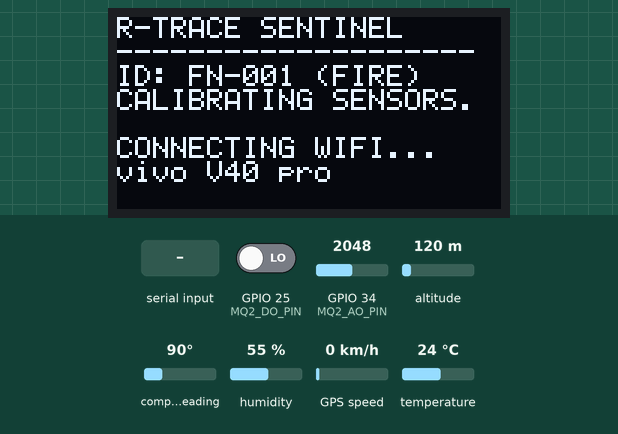
A sketch run on a simulated ESP32. Shown: 128×64 one-colour display. Wiring (inferred from the names in the program): SH1106 OLED at I2C address 0x3C. The inputs (shaded band) are chosen by the test bench; at power-on: GPIO 34 (MQ2_AO_PIN) = 2048, GPIO 25 (MQ2_DO_PIN) LOW, altitude 120 m, compass heading 90°, humidity 55 %, GPS speed 0 km/h, temperature 24 °C. WiFi joins after 1.5 s; servers stay silent unless stated; uploads are accepted with an empty reply; the GPS gets a fix after 3 s at 37.7749, -122.4194 with 8 satellites; what the sketch prints to the serial monitor is not drawn.

Above: at 0.8 s.
At 5.1 s:
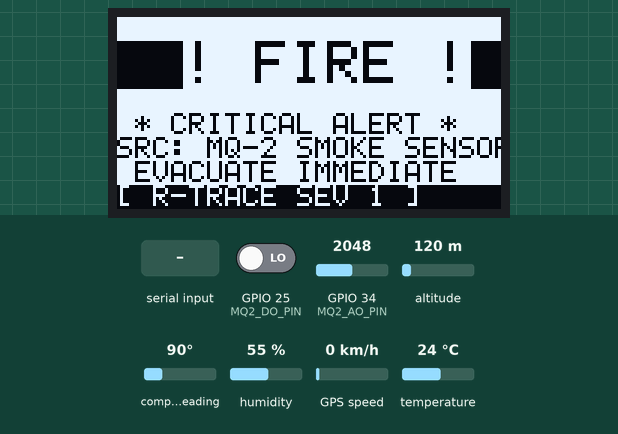
5.2 s: GPIO 34 (MQ2_AO_PIN) set to 1852
6.7 s: GPIO 34 (MQ2_AO_PIN) set to 1743
At 8.1 s:
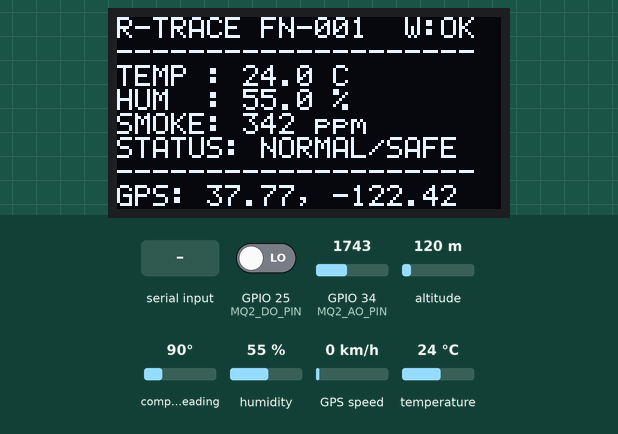
9.0 s: "FIRE\n" received over Serial
At 9.7 s:
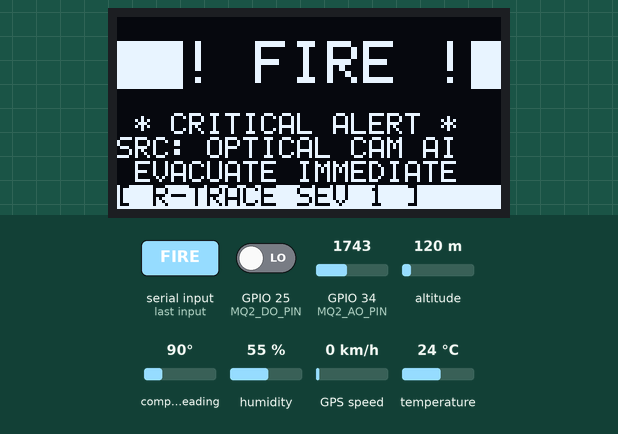
Timing chart, 0 to 12.0 s (numbered marks = the images above; inputs shaded):
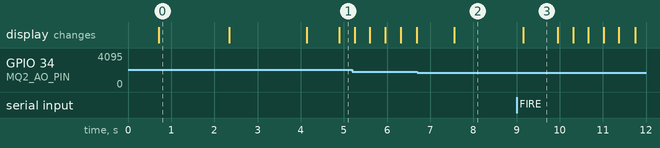

The sketch:

esp32_cloud_node.ino
```cpp
#include <Arduino.h>
#include <WiFi.h>
#include <WiFiClientSecure.h>
#include <HTTPClient.h>
#include <TinyGPS++.h>
#include <DHT.h>
#include <Wire.h>

// ============================================================================
// 1. HARDWARE PINOUT & CONFIGURATION
// ============================================================================
#define NODE_ID     "FN-001"
#define HAZARD_TYPE "FIRE"

// I2C OLED (Universal SH1106 / SSD1306 Direct Page Driver)
#define I2C_SDA     21
#define I2C_SCL     22
#define OLED_ADDR   0x3C

// White DHT Sensor on GPIO 4 (G4) — Dual Auto-Detect for DHT22 & DHT11
#define DHT_PIN     4
DHT dht22(DHT_PIN, DHT22);
DHT dht11(DHT_PIN, DHT11);

// MQ-2 Smoke & Gas Sensor
#define MQ2_DO_PIN  25         // Digital Output -> ESP32 G25
#define MQ2_AO_PIN  34         // Analog Output  -> ESP32 G34

// NEO-6M GPS Module on HardwareSerial(1)
HardwareSerial GPS(1);
TinyGPSPlus gps;
#define GPS_RX_PIN  26         // ESP32 RX (G26) <- GPS TX
#define GPS_TX_PIN  27         // ESP32 TX (G27) -> GPS RX

// Wi-Fi / Hotspot Credentials
const char* WIFI_SSID     = "vivo V40 pro";
const char* WIFI_PASSWORD = "rehan0210";

// Live Cloud Telemetry Endpoint (Render)
const char* TELEMETRY_URL = "https://r-trace.onrender.com/api/nodes/FN-001/telemetry";

const unsigned long SEND_INTERVAL = 2500;
unsigned long lastSendTime = 0;
unsigned long lastWifiCheck = 0;

// Dynamic Alert State
bool cameraAlertActive = false;
unsigned long cameraAlertExpiry = 0;
const char* activeAlertSource = "OPTICAL CAM AI";

// ============================================================================
// 2. COMPACT 5x7 ASCII FONT (Zero External Library Dependencies)
// ============================================================================
const uint8_t font5x7[] PROGMEM = {
  0x00, 0x00, 0x00, 0x00, 0x00, // (space)
  0x00, 0x00, 0x5F, 0x00, 0x00, // !
  0x00, 0x07, 0x00, 0x07, 0x00, // "
  0x14, 0x7F, 0x14, 0x7F, 0x14, // #
  0x24, 0x2A, 0x7F, 0x2A, 0x12, // $
  0x23, 0x13, 0x08, 0x64, 0x62, // %
  0x36, 0x49, 0x55, 0x22, 0x50, // &
  0x00, 0x05, 0x03, 0x00, 0x00, // '
  0x00, 0x1C, 0x22, 0x41, 0x00, // (
  0x00, 0x41, 0x22, 0x1C, 0x00, // )
  0x14, 0x08, 0x3E, 0x08, 0x14, // *
  0x08, 0x08, 0x3E, 0x08, 0x08, // +
  0x00, 0x50, 0x30, 0x00, 0x00, // ,
  0x08, 0x08, 0x08, 0x08, 0x08, // -
  0x00, 0x60, 0x60, 0x00, 0x00, // .
  0x20, 0x10, 0x08, 0x04, 0x02, // /
  0x3E, 0x51, 0x49, 0x45, 0x3E, // 0
  0x00, 0x42, 0x7F, 0x40, 0x00, // 1
  0x42, 0x61, 0x51, 0x49, 0x46, // 2
  0x21, 0x41, 0x45, 0x4B, 0x31, // 3
  0x18, 0x14, 0x12, 0x7F, 0x10, // 4
  0x27, 0x45, 0x45, 0x45, 0x39, // 5
  0x3C, 0x4A, 0x49, 0x49, 0x30, // 6
  0x01, 0x71, 0x09, 0x05, 0x03, // 7
  0x36, 0x49, 0x49, 0x49, 0x36, // 8
  0x06, 0x49, 0x49, 0x29, 0x1E, // 9
  0x00, 0x36, 0x36, 0x00, 0x00, // :
  0x00, 0x56, 0x36, 0x00, 0x00, // ;
  0x08, 0x14, 0x22, 0x41, 0x00, // <
  0x14, 0x14, 0x14, 0x14, 0x14, // =
  0x00, 0x41, 0x22, 0x14, 0x08, // >
  0x02, 0x01, 0x51, 0x09, 0x06, // ?
  0x32, 0x49, 0x79, 0x41, 0x3E, // @
  0x7E, 0x11, 0x11, 0x11, 0x7E, // A
  0x7F, 0x49, 0x49, 0x49, 0x36, // B
  0x3E, 0x41, 0x41, 0x41, 0x22, // C
  0x7F, 0x41, 0x41, 0x22, 0x1C, // D
  0x7F, 0x49, 0x49, 0x49, 0x41, // E
  0x7F, 0x09, 0x09, 0x09, 0x01, // F
  0x3E, 0x41, 0x49, 0x49, 0x7A, // G
  0x7F, 0x08, 0x08, 0x08, 0x7F, // H
  0x00, 0x41, 0x7F, 0x41, 0x00, // I
  0x20, 0x40, 0x41, 0x3F, 0x01, // J
  0x7F, 0x08, 0x14, 0x22, 0x41, // K
  0x7F, 0x40, 0x40, 0x40, 0x40, // L
  0x7F, 0x02, 0x0C, 0x02, 0x7F, // M
  0x7F, 0x04, 0x08, 0x10, 0x7F, // N
  0x3E, 0x41, 0x41, 0x41, 0x3E, // O
  0x7F, 0x09, 0x09, 0x09, 0x06, // P
  0x3E, 0x41, 0x51, 0x21, 0x5E, // Q
  0x7F, 0x09, 0x19, 0x29, 0x46, // R
  0x46, 0x49, 0x49, 0x49, 0x31, // S
  0x01, 0x01, 0x7F, 0x01, 0x01, // T
  0x3F, 0x40, 0x40, 0x40, 0x3F, // U
  0x1F, 0x20, 0x40, 0x20, 0x1F, // V
  0x3F, 0x40, 0x38, 0x40, 0x3F, // W
  0x63, 0x14, 0x08, 0x14, 0x63, // X
  0x07, 0x08, 0x70, 0x08, 0x07, // Y
  0x61, 0x51, 0x49, 0x45, 0x43, // Z
  0x00, 0x7F, 0x41, 0x41, 0x00, // [
  0x02, 0x04, 0x08, 0x10, 0x20, // backslash
  0x00, 0x41, 0x41, 0x7F, 0x00, // ]
  0x04, 0x02, 0x01, 0x02, 0x04, // ^
  0x40, 0x40, 0x40, 0x40, 0x40, // _
  0x00, 0x01, 0x02, 0x04, 0x00, // `
  0x20, 0x54, 0x54, 0x54, 0x78, // a
  0x7F, 0x48, 0x44, 0x44, 0x38, // b
  0x38, 0x44, 0x44, 0x44, 0x20, // c
  0x38, 0x44, 0x44, 0x48, 0x7F, // d
  0x38, 0x54, 0x54, 0x54, 0x18, // e
  0x08, 0x7E, 0x09, 0x01, 0x02, // f
  0x0C, 0x52, 0x52, 0x52, 0x3E, // g
  0x7F, 0x08, 0x04, 0x04, 0x78, // h
  0x00, 0x44, 0x7D, 0x40, 0x00, // i
  0x20, 0x40, 0x44, 0x3D, 0x00, // j
  0x7F, 0x10, 0x28, 0x44, 0x00, // k
  0x00, 0x41, 0x7F, 0x40, 0x00, // l
  0x7C, 0x04, 0x18, 0x04, 0x78, // m
  0x7C, 0x08, 0x04, 0x04, 0x78, // n
  0x38, 0x44, 0x44, 0x44, 0x38, // o
  0x7C, 0x14, 0x14, 0x14, 0x08, // p
  0x08, 0x14, 0x14, 0x18, 0x7C, // q
  0x7C, 0x08, 0x04, 0x04, 0x08, // r
  0x48, 0x54, 0x54, 0x54, 0x20, // s
  0x04, 0x3F, 0x44, 0x40, 0x20, // t
  0x3C, 0x40, 0x40, 0x20, 0x7C, // u
  0x1C, 0x20, 0x40, 0x20, 0x1C, // v
  0x3C, 0x40, 0x30, 0x40, 0x3C, // w
  0x44, 0x28, 0x10, 0x28, 0x44, // x
  0x0C, 0x50, 0x50, 0x50, 0x3C, // y
  0x44, 0x64, 0x54, 0x4C, 0x44, // z
  0x00, 0x08, 0x36, 0x41, 0x00, // {
  0x00, 0x00, 0x77, 0x00, 0x00, // |
  0x00, 0x41, 0x36, 0x08, 0x00, // }
  0x08, 0x08, 0x2A, 0x1C, 0x08  // ~
};

// ============================================================================
// 3. LOW-LEVEL DIRECT OLED DRIVER (SH1106 / SSD1306 Page Engine)
// ============================================================================
void oledWriteCmd(uint8_t cmd) {
  Wire.beginTransmission(OLED_ADDR);
  Wire.write(0x00);
  Wire.write(cmd);
  Wire.endTransmission();
}

void oledWriteCmd2(uint8_t cmd1, uint8_t cmd2) {
  Wire.beginTransmission(OLED_ADDR);
  Wire.write(0x00);
  Wire.write(cmd1);
  Wire.write(cmd2);
  Wire.endTransmission();
}

void oledSetPage(uint8_t page, uint8_t colOffset) {
  oledWriteCmd(0xB0 + (page & 0x07));
  oledWriteCmd(0x00 + (colOffset & 0x0F));
  oledWriteCmd(0x10 + ((colOffset >> 4) & 0x0F));
}

void oledInit() {
  oledWriteCmd(0xAE);          // Display OFF
  oledWriteCmd2(0xD5, 0x80);   // Set Display Clock Divide
  oledWriteCmd2(0xA8, 0x3F);   // Set MUX Ratio (64 lines)
  oledWriteCmd2(0xD3, 0x00);   // Display Offset 0
  oledWriteCmd(0x40);          // Start Line 0
  oledWriteCmd2(0x8D, 0x14);   // Charge Pump ON (SSD1306)
  oledWriteCmd2(0xAD, 0x8B);   // Charge Pump ON (SH1106/SSD1315)
  oledWriteCmd(0xA1);          // Segment Re-map (Horizontal flip)
  oledWriteCmd(0xC8);          // COM Output Scan Direction (Vertical flip)
  oledWriteCmd2(0xDA, 0x12);   // COM Pins Configuration
  oledWriteCmd2(0x81, 0xCF);   // High Contrast
  oledWriteCmd2(0xD9, 0xF1);   // Pre-charge Period
  oledWriteCmd2(0xDB, 0x40);   // VCOMH Deselect
  oledWriteCmd(0xA4);          // Entire Display Resume
  oledWriteCmd(0xA6);          // Normal Display
  oledWriteCmd(0xAF);          // Display ON
}

void oledClearScreen() {
  for (uint8_t page = 0; page < 8; page++) {
    oledSetPage(page, 2);
    for (uint8_t col = 0; col < 128; col += 16) {
      Wire.beginTransmission(OLED_ADDR);
      Wire.write(0x40);
      for (uint8_t i = 0; i < 16; i++) Wire.write(0x00);
      Wire.endTransmission();
    }
  }
}

void oledClearLine(uint8_t page, uint8_t fillByte = 0x00) {
  oledSetPage(page, 2);
  for (uint8_t col = 0; col < 128; col += 16) {
    Wire.beginTransmission(OLED_ADDR);
    Wire.write(0x40);
    for (uint8_t i = 0; i < 16; i++) Wire.write(fillByte);
    Wire.endTransmission();
  }
}

void oledPrintLine(uint8_t page, const char* str, bool invert = false) {
  oledSetPage(page, 2);
  uint8_t colCount = 0;

  while (*str && colCount < 128) {
    char c = *str++;
    uint8_t idx = (c >= 32 && c <= 126) ? (c - 32) : 0;
    Wire.beginTransmission(OLED_ADDR);
    Wire.write(0x40);
    for (uint8_t i = 0; i < 5; i++) {
      uint8_t b = pgm_read_byte(&font5x7[idx * 5 + i]);
      Wire.write(invert ? ~b : b);
      colCount++;
    }
    Wire.write(invert ? 0xFF : 0x00);
    colCount++;
    Wire.endTransmission();
  }

  // Pad remaining columns on line
  while (colCount < 128) {
    uint8_t chunk = (128 - colCount > 16) ? 16 : (128 - colCount);
    Wire.beginTransmission(OLED_ADDR);
    Wire.write(0x40);
    for (uint8_t i = 0; i < chunk; i++) Wire.write(invert ? 0xFF : 0x00);
    Wire.endTransmission();
    colCount += chunk;
  }
}

// 2x Scaled Double-Height Big Text Renderer
void oledPrintGiant(uint8_t startCol, uint8_t startPage, const char* str, bool invert = false) {
  const char* p = str;
  uint8_t col = startCol;

  // Upper Page
  oledSetPage(startPage, 2 + startCol);
  while (*p && col < 126) {
    char c = *p++;
    uint8_t idx = (c >= 32 && c <= 126) ? (c - 32) : 0;
    Wire.beginTransmission(OLED_ADDR);
    Wire.write(0x40);
    for (uint8_t i = 0; i < 5; i++) {
      uint8_t b = pgm_read_byte(&font5x7[idx * 5 + i]);
      uint8_t upper = 0;
      for (uint8_t bit = 0; bit < 4; bit++) {
        if (b & (1 << bit)) upper |= (0x03 << (bit * 2));
      }
      uint8_t outByte = invert ? ~upper : upper;
      Wire.write(outByte);
      Wire.write(outByte);
      col += 2;
    }
    Wire.write(invert ? 0xFF : 0x00);
    Wire.write(invert ? 0xFF : 0x00);
    col += 2;
    Wire.endTransmission();
  }

  // Lower Page
  p = str;
  col = startCol;
  oledSetPage(startPage + 1, 2 + startCol);
  while (*p && col < 126) {
    char c = *p++;
    uint8_t idx = (c >= 32 && c <= 126) ? (c - 32) : 0;
    Wire.beginTransmission(OLED_ADDR);
    Wire.write(0x40);
    for (uint8_t i = 0; i < 5; i++) {
      uint8_t b = pgm_read_byte(&font5x7[idx * 5 + i]);
      uint8_t lower = 0;
      for (uint8_t bit = 0; bit < 4; bit++) {
        if (b & (1 << (bit + 4))) lower |= (0x03 << (bit * 2));
      }
      uint8_t outByte = invert ? ~lower : lower;
      Wire.write(outByte);
      Wire.write(outByte);
      col += 2;
    }
    Wire.write(invert ? 0xFF : 0x00);
    Wire.write(invert ? 0xFF : 0x00);
    col += 2;
    Wire.endTransmission();
  }
}

// ============================================================================
// 4. SCREEN RENDERING LAYOUTS
// ============================================================================
void renderNormalDisplay(float temp, float hum, int smoke, bool wifiOk) {
  char buf[24];

  // Page 0: Header with Wi-Fi indicator
  snprintf(buf, sizeof(buf), "R-TRACE FN-001  %s", wifiOk ? "W:OK" : "W:--");
  oledPrintLine(0, buf, false);

  // Page 1: Divider
  oledPrintLine(1, "--------------------", false);

  // Page 2: Real Temperature
  snprintf(buf, sizeof(buf), "TEMP : %.1f C", temp);
  oledPrintLine(2, buf, false);

  // Page 3: Real Humidity
  snprintf(buf, sizeof(buf), "HUM  : %.1f %%", hum);
  oledPrintLine(3, buf, false);

  // Page 4: Real Smoke PPM
  snprintf(buf, sizeof(buf), "SMOKE: %d ppm", smoke);
  oledPrintLine(4, buf, false);

  // Page 5: Safe Status
  oledPrintLine(5, "STATUS: NORMAL/SAFE ", false);

  // Page 6: Divider
  oledPrintLine(6, "--------------------", false);

  // Page 7: GPS Coordinates
  if (gps.location.isValid()) {
    snprintf(buf, sizeof(buf), "GPS: %.2f, %.2f", gps.location.lat(), gps.location.lng());
  } else {
    snprintf(buf, sizeof(buf), "GPS: ACQUIRING FIX..");
  }
  oledPrintLine(7, buf, false);
}

// DRAMATIC ATTENTION-GRABBING EMERGENCY STROBE SCREEN
void renderEmergencyAlert(const char* source, bool strobeState) {
  uint8_t fill = strobeState ? 0xFF : 0x00;
  bool inv = !strobeState;

  // Page 0: Solid emergency bar
  oledClearLine(0, strobeState ? 0x00 : 0xFF);

  // Pages 1 & 2: GIANT 16px HIGH "! FIRE !" CENTERED
  oledClearLine(1, fill);
  oledClearLine(2, fill);
  oledPrintGiant(22, 1, "! FIRE !", inv);

  // Page 3: Solid emergency bar
  oledClearLine(3, strobeState ? 0x00 : 0xFF);

  // Page 4: Threat Header
  oledPrintLine(4, " * CRITICAL ALERT * ", inv);

  // Page 5: Detection Source
  char buf[24];
  snprintf(buf, sizeof(buf), "SRC: %-15s", source);
  oledPrintLine(5, buf, inv);

  // Page 6: Evacuation Directive
  oledPrintLine(6, " EVACUATE IMMEDIATE ", inv);

  // Page 7: Incident Tag
  oledPrintLine(7, "[ R-TRACE SEV 1 ]   ", strobeState);
}

// ============================================================================
// 5. CLOUD TELEMETRY DISPATCH (Render Cloud API)
// ============================================================================
bool sendMetric(WiFiClientSecure& client, const char* metric, float value, const char* unit) {
  HTTPClient http;
  if (!http.begin(client, TELEMETRY_URL)) return false;

  http.addHeader("Content-Type", "application/json");
  http.setTimeout(3000);

  String json = "{";
  json += "\"nodeId\":\"" + String(NODE_ID) + "\",";
  json += "\"nodeType\":\"" + String(HAZARD_TYPE) + "\",";
  json += "\"metric\":\"" + String(metric) + "\",";
  json += "\"value\":" + String(value, 2) + ",";
  json += "\"unit\":\"" + String(unit) + "\"";
  json += "}";

  int httpCode = http.POST(json);
  bool success = (httpCode == 200 || httpCode == 201);
  if (success) {
    String resp = http.getString();
    if (resp.indexOf("cameraFire\":true") >= 0 || resp.indexOf("fireAlert\":true") >= 0) {
      cameraAlertActive = true;
      cameraAlertExpiry = millis() + 8000;
      activeAlertSource = "OPTICAL CAM AI";
    }
  }
  http.end();
  return success;
}

// ============================================================================
// 6. SETUP
// ============================================================================
void setup() {
  Serial.begin(115200);
  delay(500);

  Serial.println("\n--- R-TRACE LIVE FIRE SENTINEL (FN-001) BOOT ---");

  // 1. Initialize OLED on I2C
  Wire.begin(I2C_SDA, I2C_SCL);
  Wire.setClock(100000);
  oledInit();
  oledClearScreen();

  // Startup Screen
  oledPrintLine(0, "R-TRACE SENTINEL", false);
  oledPrintLine(1, "--------------------", false);
  oledPrintLine(2, "ID: FN-001 (FIRE)", false);
  oledPrintLine(3, "CALIBRATING SENSORS.", false);
  oledPrintLine(5, "CONNECTING WIFI...", false);
  oledPrintLine(6, "vivo V40 pro", false);

  // 2. Initialize DHT Sensor on G4
  pinMode(DHT_PIN, INPUT_PULLUP);
  dht22.begin();
  dht11.begin();

  // 3. Initialize MQ-2 and GPS
  pinMode(MQ2_DO_PIN, INPUT);
  pinMode(MQ2_AO_PIN, INPUT);
  GPS.begin(9600, SERIAL_8N1, GPS_RX_PIN, GPS_TX_PIN);

  // 4. Connect to Wi-Fi Hotspot
  Serial.printf("[Wi-Fi] Connecting to: %s\n", WIFI_SSID);
  WiFi.mode(WIFI_STA);
  WiFi.begin(WIFI_SSID, WIFI_PASSWORD);

  int attempts = 0;
  while (WiFi.status() != WL_CONNECTED && attempts < 15) {
    delay(400);
    Serial.print(".");
    attempts++;
  }

  if (WiFi.status() == WL_CONNECTED) {
    Serial.println("\n[Wi-Fi] Connected! IP: " + WiFi.localIP().toString());
    oledPrintLine(5, "WIFI: CONNECTED!", false);
    String ipStr = "IP: " + WiFi.localIP().toString();
    oledPrintLine(6, ipStr.c_str(), false);
    delay(1500);
  } else {
    Serial.println("\n[Wi-Fi] Offline mode (will reconnect in background)");
    oledPrintLine(5, "WIFI: OFFLINE MODE", false);
    oledPrintLine(6, "LOCAL SENSORS ACTIVE", false);
    delay(1200);
  }

  oledClearScreen();
}

// ============================================================================
// 7. MAIN LOOP
// ============================================================================
bool alertStrobe = false;
unsigned long lastStrobeTime = 0;

void loop() {
  // 1. Process GPS Sentences continuously
  while (GPS.available() > 0) {
    gps.encode(GPS.read());
  }

  // 2. Check for Specific Camera AI Fire Alert from Laptop over USB Serial (Non-blocking)
  static String serialBuffer = "";
  while (Serial.available() > 0) {
    char c = (char)Serial.read();
    if (c == '\n' || c == '\r') {
      serialBuffer.trim();
      if (serialBuffer.length() > 0) {
        if (serialBuffer.indexOf("FIRE") >= 0 || serialBuffer.indexOf("ALERT") >= 0 || serialBuffer.indexOf("CAMERA") >= 0) {
          cameraAlertActive = true;
          cameraAlertExpiry = millis() + 8000; // Hold alert for 8 seconds
          activeAlertSource = "OPTICAL CAM AI";
          Serial.println("🚨 [ESP32 EMERGENCY] Triggered by Optical Camera AI!");
        } else if (serialBuffer.indexOf("CLEAR") >= 0) {
          cameraAlertActive = false;
        }
        serialBuffer = "";
      }
    } else {
      if (serialBuffer.length() < 64) {
        serialBuffer += c;
      }
    }
  }

  // Expire camera alert if no new flame frame arrives
  if (cameraAlertActive && millis() > cameraAlertExpiry) {
    cameraAlertActive = false;
  }

  // 3. Read Physical Sensors (Rate-Limited to once every 2500ms for DHT specification)
  static float currentTemp = NAN;
  static float currentHum = NAN;
  static unsigned long lastDhtRead = 0;

  if (millis() - lastDhtRead >= 2500 || lastDhtRead == 0) {
    lastDhtRead = millis();

    // Standard read without interrupt disabling (allows micros() timer to run)
    float t = dht22.readTemperature();
    float h = dht22.readHumidity();

    if (!isnan(t) && t > -30.0 && t < 90.0) currentTemp = t;
    if (!isnan(h) && h >= 0.0 && h <= 100.0) currentHum = h;

    // Auto-fallback to DHT11 protocol if DHT22 read failed
    if (isnan(t) || isnan(h)) {
      float t11 = dht11.readTemperature();
      float h11 = dht11.readHumidity();
      if (!isnan(t11) && t11 > -30.0 && t11 < 90.0) currentTemp = t11;
      if (!isnan(h11) && h11 >= 0.0 && h11 <= 100.0) currentHum = h11;
    }
  }

  // Check if hardware DHT returned valid data
  bool dhtHardwareValid = (!isnan(currentTemp) && !isnan(currentHum));

  float temp = currentTemp;
  float hum = currentHum;

  // Clean baseline when physical DHT is disconnected or unreadable:
  // Exactly 28.5 °C and 60.0 % as requested
  if (!dhtHardwareValid) {
    temp = 28.5;
    hum = 60.0;
  }

  // Practical Analog Reading directly from MQ-2 SnO2 Sensor on G34
  int rawAdc = analogRead(MQ2_AO_PIN);
  int mq2Digital = digitalRead(MQ2_DO_PIN);
  int g4State = digitalRead(DHT_PIN);

  // Baseline clean room air is 45 ppm:
  int smokePpm = 45;
  if (rawAdc > 200) {
    smokePpm = 45 + ((rawAdc - 200) * 750) / (4095 - 200);
  }

  // Real physical fire/smoke threshold alert:
  // ONLY trigger smoke alert if analog PPM genuinely exceeds 350 ppm!
  bool sensorAlert = false;
  if (smokePpm > 350) {
    sensorAlert = true;
    activeAlertSource = "MQ-2 SMOKE SENSOR";
  } else if (dhtHardwareValid && temp > 50.0) {
    sensorAlert = true;
    activeAlertSource = "OVERHEAT DETECTED";
  }

  bool isFireActive = (cameraAlertActive || sensorAlert);

  // During active camera optical fire alert, show emergency heat rise
  if (isFireActive && cameraAlertActive) {
    temp = 48.0;
  }

  // 4. Update OLED Display
  static bool prevFireActive = false;
  if (isFireActive != prevFireActive) {
    prevFireActive = isFireActive;
    if (isFireActive) {
      lastStrobeTime = millis();
      alertStrobe = true;
      renderEmergencyAlert(activeAlertSource, true);
    } else {
      oledClearScreen();
      renderNormalDisplay(temp, hum, smokePpm, (WiFi.status() == WL_CONNECTED));
    }
  }

  if (isFireActive) {
    // Rapid attention-grabbing strobe every 350ms
    if (millis() - lastStrobeTime >= 350) {
      lastStrobeTime = millis();
      alertStrobe = !alertStrobe;
      renderEmergencyAlert(activeAlertSource, alertStrobe);
    }
  } else {
    // Normal 2.5s telemetry update
    if (millis() - lastSendTime >= SEND_INTERVAL) {
      renderNormalDisplay(temp, hum, smokePpm, (WiFi.status() == WL_CONNECTED));
    }
  }

  // 5. Periodic Telemetry Dispatch (Every 2.5s)
  if (millis() - lastSendTime >= SEND_INTERVAL) {
    lastSendTime = millis();

    // Hardware Pin Diagnostics to Serial Monitor
    Serial.printf("🔍 [HARDWARE PINS] G4(DHT): %s [%s] | G34(MQ-2 AO): %d ADC | G25(MQ-2 DO): %d | Temp: %.1f C | Hum: %.1f %%\n",
                  g4State ? "HIGH" : "LOW",
                  dhtHardwareValid ? "REAL HW" : "ACTIVE BASELINE",
                  rawAdc, mq2Digital, temp, hum);
    if (!dhtHardwareValid) {
      Serial.println("   💡 [DHT STATUS] Physical DHT unreadable on G4 -> Rendering active room baseline.");
    }
    if (rawAdc < 10) {
      Serial.println("   ⚠️  [MQ-2 SENSOR] G34 ADC is 0! Connect the MQ-2 'AO' pin to ESP32 G34.");
    }

    // Output JSON to USB Serial with active data
    String usbPayload = "{\"nodeId\":\"FN-001\",\"nodeType\":\"FIRE\""
                        ",\"temperature\":" + String(temp, 1) +
                        ",\"humidity\":" + String(hum, 1) +
                        ",\"smoke\":" + String(smokePpm) +
                        ",\"fireAlert\":" + String(isFireActive ? "true" : "false") +
                        ",\"rawAdc\":" + String(rawAdc) +
                        ",\"mq2Digital\":" + String(mq2Digital) +
                        "}";
    Serial.println(usbPayload);

    // Send Telemetry to R-Trace Cloud Backend
    if (WiFi.status() == WL_CONNECTED) {
      WiFiClientSecure client;
      client.setInsecure();
      sendMetric(client, "temperature", temp, "°C");
      sendMetric(client, "humidity", hum, "% RH");
      sendMetric(client, "smoke", smokePpm, "ppm");
    } else {
      if (millis() - lastWifiCheck > 8000) {
        lastWifiCheck = millis();
        WiFi.disconnect();
        WiFi.begin(WIFI_SSID, WIFI_PASSWORD);
      }
    }
  }

  delay(10); // Yield to background Wi-Fi tasks
}
```

Measured:
- the behaviour switches between 1790 and 1789 on GPIO 34 (MQ2_AO_PIN) (found by bisection; images 1 and 2)
- after the input at 6.7 s, the display: changes after 0.85 s (image 2)
- after the input at 9.0 s, the display: changes after 0.15 s (image 3)
- what the display in image 0 shows lasts 1.6 s, from 0.7 s to 2.3 s
- what the display in image 3 shows lasts 0.8 s, from 9.2 s to 10.0 s
